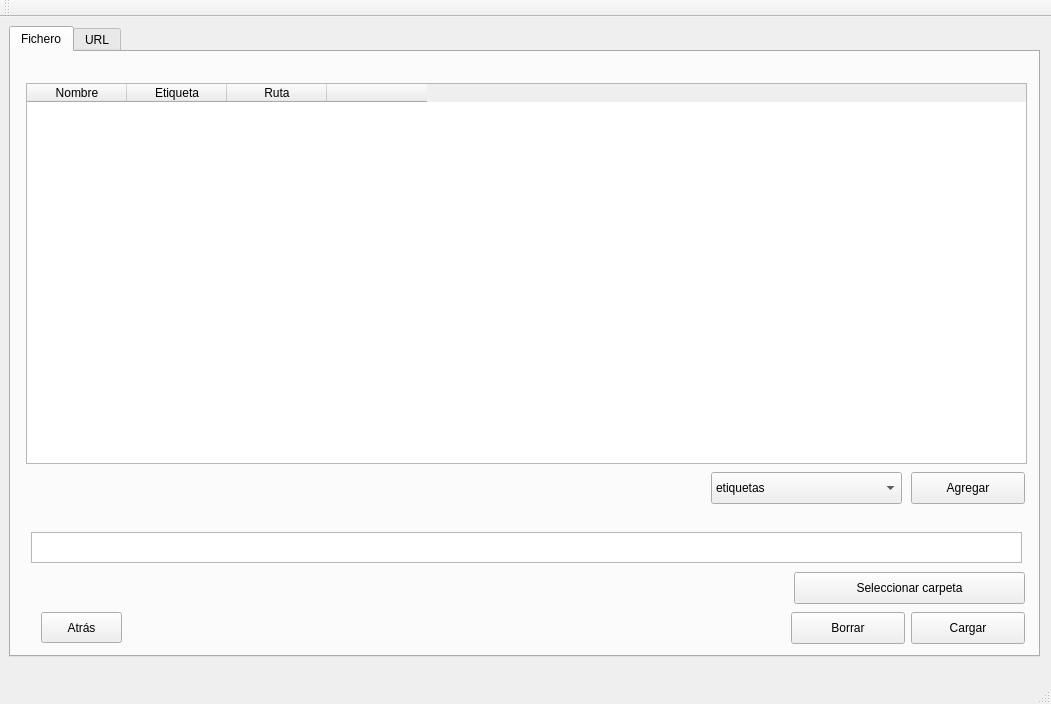
<?xml version="1.0" encoding="UTF-8"?>
<ui version="4.0">
 <class>MainWindow</class>
 <widget class="QMainWindow" name="MainWindow">
  <property name="geometry">
   <rect>
    <x>0</x>
    <y>0</y>
    <width>1051</width>
    <height>704</height>
   </rect>
  </property>
  <property name="windowTitle">
   <string>Cargar Opiniones</string>
  </property>
  <widget class="QWidget" name="centralWidget">
   <widget class="QTabWidget" name="tabWidget">
    <property name="geometry">
     <rect>
      <x>9</x>
      <y>9</y>
      <width>1031</width>
      <height>631</height>
     </rect>
    </property>
    <property name="currentIndex">
     <number>0</number>
    </property>
    <widget class="QWidget" name="file_tab">
     <attribute name="title">
      <string>Fichero</string>
     </attribute>
     <widget class="QTableWidget" name="file_tableWidget">
      <property name="geometry">
       <rect>
        <x>15</x>
        <y>31</y>
        <width>1001</width>
        <height>381</height>
       </rect>
      </property>
      <column>
       <property name="text">
        <string>Nombre</string>
       </property>
      </column>
      <column>
       <property name="text">
        <string>Etiqueta</string>
       </property>
      </column>
      <column>
       <property name="text">
        <string>Ruta</string>
       </property>
      </column>
      <column>
       <property name="text">
        <string/>
       </property>
      </column>
     </widget>
     <widget class="QPushButton" name="file_pushButton_add">
      <property name="geometry">
       <rect>
        <x>900</x>
        <y>420</y>
        <width>114</width>
        <height>32</height>
       </rect>
      </property>
      <property name="text">
       <string>Agregar</string>
      </property>
     </widget>
     <widget class="QPushButton" name="file_pushButton_load">
      <property name="geometry">
       <rect>
        <x>900</x>
        <y>560</y>
        <width>114</width>
        <height>32</height>
       </rect>
      </property>
      <property name="text">
       <string>Cargar</string>
      </property>
     </widget>
     <widget class="QPushButton" name="file_pushButton_clear">
      <property name="geometry">
       <rect>
        <x>780</x>
        <y>560</y>
        <width>114</width>
        <height>32</height>
       </rect>
      </property>
      <property name="text">
       <string>Borrar</string>
      </property>
     </widget>
     <widget class="QPushButton" name="file_pushButton_selectfolder">
      <property name="geometry">
       <rect>
        <x>783</x>
        <y>520</y>
        <width>231</width>
        <height>32</height>
       </rect>
      </property>
      <property name="text">
       <string>Seleccionar carpeta</string>
      </property>
     </widget>
     <widget class="QTextEdit" name="file_textEdit_path">
      <property name="geometry">
       <rect>
        <x>20</x>
        <y>480</y>
        <width>991</width>
        <height>31</height>
       </rect>
      </property>
     </widget>
     <widget class="QComboBox" name="comboBox_labels_file">
      <property name="geometry">
       <rect>
        <x>700</x>
        <y>420</y>
        <width>191</width>
        <height>32</height>
       </rect>
      </property>
      <item>
       <property name="text">
        <string>etiquetas</string>
       </property>
      </item>
      <item>
       <property name="text">
        <string>etiqueta1</string>
       </property>
      </item>
      <item>
       <property name="text">
        <string>etiqueta2</string>
       </property>
      </item>
      <item>
       <property name="text">
        <string>mimammamemimma</string>
       </property>
      </item>
     </widget>
     <widget class="QPushButton" name="pushButton_back">
      <property name="geometry">
       <rect>
        <x>30</x>
        <y>560</y>
        <width>81</width>
        <height>31</height>
       </rect>
      </property>
      <property name="text">
       <string>Atrás</string>
      </property>
     </widget>
    </widget>
    <widget class="QWidget" name="URL_tab">
     <attribute name="title">
      <string>URL</string>
     </attribute>
     <widget class="QTableWidget" name="URL_tableWidget">
      <property name="geometry">
       <rect>
        <x>15</x>
        <y>31</y>
        <width>1001</width>
        <height>381</height>
       </rect>
      </property>
      <column>
       <property name="text">
        <string>Nombre</string>
       </property>
      </column>
      <column>
       <property name="text">
        <string>Creado</string>
       </property>
      </column>
      <column>
       <property name="text">
        <string>Fecha de Creacion</string>
       </property>
      </column>
     </widget>
     <widget class="QPushButton" name="URL_pushButton_add">
      <property name="geometry">
       <rect>
        <x>900</x>
        <y>420</y>
        <width>111</width>
        <height>32</height>
       </rect>
      </property>
      <property name="text">
       <string>Agregar</string>
      </property>
     </widget>
     <widget class="QPushButton" name="URL_pushButton_load">
      <property name="geometry">
       <rect>
        <x>900</x>
        <y>560</y>
        <width>111</width>
        <height>32</height>
       </rect>
      </property>
      <property name="text">
       <string>Cargar</string>
      </property>
     </widget>
     <widget class="QPushButton" name="URL_pushButton_clear">
      <property name="geometry">
       <rect>
        <x>780</x>
        <y>560</y>
        <width>111</width>
        <height>32</height>
       </rect>
      </property>
      <property name="text">
       <string>Borrar</string>
      </property>
     </widget>
     <widget class="QPushButton" name="URL_pushButton_selectfolder">
      <property name="geometry">
       <rect>
        <x>780</x>
        <y>520</y>
        <width>231</width>
        <height>32</height>
       </rect>
      </property>
      <property name="text">
       <string>Seleccionar carpeta</string>
      </property>
     </widget>
     <widget class="QTextEdit" name="URL_textEdit_path">
      <property name="geometry">
       <rect>
        <x>20</x>
        <y>479</y>
        <width>981</width>
        <height>31</height>
       </rect>
      </property>
     </widget>
    </widget>
   </widget>
  </widget>
  <widget class="QMenuBar" name="menuBar">
   <property name="geometry">
    <rect>
     <x>0</x>
     <y>0</y>
     <width>1051</width>
     <height>21</height>
    </rect>
   </property>
  </widget>
  <widget class="QToolBar" name="mainToolBar">
   <attribute name="toolBarArea">
    <enum>TopToolBarArea</enum>
   </attribute>
   <attribute name="toolBarBreak">
    <bool>false</bool>
   </attribute>
  </widget>
  <widget class="QStatusBar" name="statusBar"/>
 </widget>
 <layoutdefault spacing="6" margin="11"/>
 <resources/>
 <connections/>
</ui>
